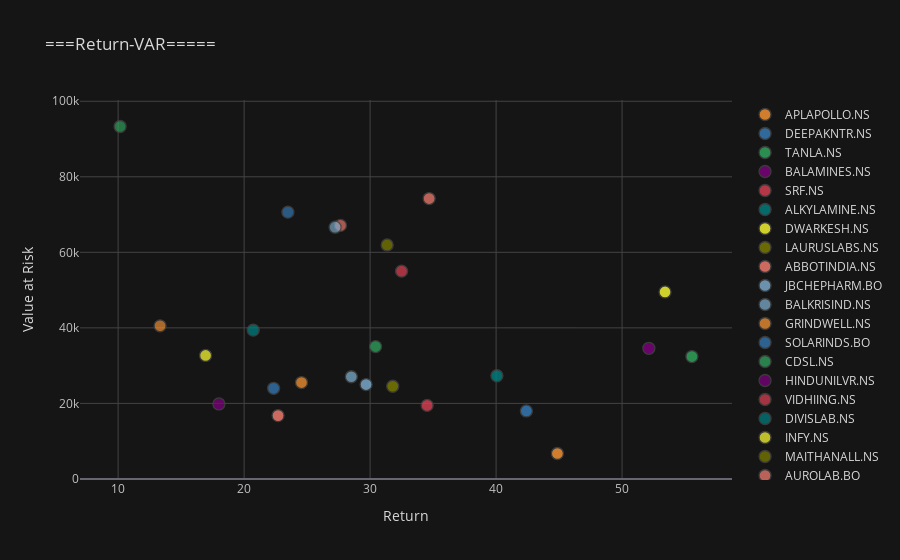

The code cell stored with this chart in its notebook:
### Code cell
df1.iplot(kind="scatter",
              x="Return%", y='Value at Risk',
              mode='markers',
              xTitle="Return", yTitle="Value at Risk",
              title="===Return-VAR=====", categories="Ticker",theme="solar")

### Figure 1 — Plotly figure (JSON) as saved in the notebook; plotly's stock layout.template omitted (floating-point values rounded to 4 significant figures)
{"data": [{"marker": {"color": "rgba(255, 153, 51, 1.0)", "line": {"width": 1.3}, "opacity": 0.8, "size": 12, "symbol": "circle"}, "mode": "markers", "name": "APLAPOLLO.NS", "textfont": {"color": "#D9D9D9"}, "type": "scatter", "x": [44.87], "y": [6736.0]}, {"marker": {"color": "rgba(55, 128, 191, 1.0)", "line": {"width": 1.3}, "opacity": 0.8, "size": 12, "symbol": "circle"}, "mode": "markers", "name": "DEEPAKNTR.NS", "textfont": {"color": "#D9D9D9"}, "type": "scatter", "x": [42.4], "y": [18000.0]}, {"marker": {"color": "rgba(50, 171, 96, 1.0)", "line": {"width": 1.3}, "opacity": 0.8, "size": 12, "symbol": "circle"}, "mode": "markers", "name": "TANLA.NS", "textfont": {"color": "#D9D9D9"}, "type": "scatter", "x": [55.54], "y": [32410.0]}, {"marker": {"color": "rgba(128, 0, 128, 1.0)", "line": {"width": 1.3}, "opacity": 0.8, "size": 12, "symbol": "circle"}, "mode": "markers", "name": "BALAMINES.NS", "textfont": {"color": "#D9D9D9"}, "type": "scatter", "x": [52.12], "y": [34590.0]}, {"marker": {"color": "rgba(219, 64, 82, 1.0)", "line": {"width": 1.3}, "opacity": 0.8, "size": 12, "symbol": "circle"}, "mode": "markers", "name": "SRF.NS", "textfont": {"color": "#D9D9D9"}, "type": "scatter", "x": [34.53], "y": [19480.0]}, {"marker": {"color": "rgba(0, 128, 128, 1.0)", "line": {"width": 1.3}, "opacity": 0.8, "size": 12, "symbol": "circle"}, "mode": "markers", "name": "ALKYLAMINE.NS", "textfont": {"color": "#D9D9D9"}, "type": "scatter", "x": [40.07], "y": [27320.0]}, {"marker": {"color": "rgba(255, 255, 51, 1.0)", "line": {"width": 1.3}, "opacity": 0.8, "size": 12, "symbol": "circle"}, "mode": "markers", "name": "DWARKESH.NS", "textfont": {"color": "#D9D9D9"}, "type": "scatter", "x": [53.41], "y": [49510.0]}, {"marker": {"color": "rgba(128, 128, 0, 1.0)", "line": {"width": 1.3}, "opacity": 0.8, "size": 12, "symbol": "circle"}, "mode": "markers", "name": "LAURUSLABS.NS", "textfont": {"color": "#D9D9D9"}, "type": "scatter", "x": [31.8], "y": [24540.0]}, {"marker": {"color": "rgba(251, 128, 114, 1.0)", "line": {"width": 1.3}, "opacity": 0.8, "size": 12, "symbol": "circle"}, "mode": "markers", "name": "ABBOTINDIA.NS", "textfont": {"color": "#D9D9D9"}, "type": "scatter", "x": [22.69], "y": [16770.0]}, {"marker": {"color": "rgba(128, 177, 211, 1.0)", "line": {"width": 1.3}, "opacity": 0.8, "size": 12, "symbol": "circle"}, "mode": "markers", "name": "JBCHEPHARM.BO", "textfont": {"color": "#D9D9D9"}, "type": "scatter", "x": [29.68], "y": [24980.0]}, {"marker": {"color": "rgba(128, 177, 211, 0.8999999999999999)", "line": {"width": 1.3}, "opacity": 0.8, "size": 12, "symbol": "circle"}, "mode": "markers", "name": "BALKRISIND.NS", "textfont": {"color": "#D9D9D9"}, "type": "scatter", "x": [28.51], "y": [27050.0]}, {"marker": {"color": "rgba(255, 153, 51, 0.8999999999999999)", "line": {"width": 1.3}, "opacity": 0.8, "size": 12, "symbol": "circle"}, "mode": "markers", "name": "GRINDWELL.NS", "textfont": {"color": "#D9D9D9"}, "type": "scatter", "x": [24.56], "y": [25520.0]}, {"marker": {"color": "rgba(55, 128, 191, 0.8999999999999999)", "line": {"width": 1.3}, "opacity": 0.8, "size": 12, "symbol": "circle"}, "mode": "markers", "name": "SOLARINDS.BO", "textfont": {"color": "#D9D9D9"}, "type": "scatter", "x": [22.34], "y": [24000.0]}, {"marker": {"color": "rgba(50, 171, 96, 0.8999999999999999)", "line": {"width": 1.3}, "opacity": 0.8, "size": 12, "symbol": "circle"}, "mode": "markers", "name": "CDSL.NS", "textfont": {"color": "#D9D9D9"}, "type": "scatter", "x": [30.44], "y": [35040.0]}, {"marker": {"color": "rgba(128, 0, 128, 0.8999999999999999)", "line": {"width": 1.3}, "opacity": 0.8, "size": 12, "symbol": "circle"}, "mode": "markers", "name": "HINDUNILVR.NS", "textfont": {"color": "#D9D9D9"}, "type": "scatter", "x": [18.0], "y": [19850.0]}, {"marker": {"color": "rgba(219, 64, 82, 0.8999999999999999)", "line": {"width": 1.3}, "opacity": 0.8, "size": 12, "symbol": "circle"}, "mode": "markers", "name": "VIDHIING.NS", "textfont": {"color": "#D9D9D9"}, "type": "scatter", "x": [32.5], "y": [55020.0]}, {"marker": {"color": "rgba(0, 128, 128, 0.8999999999999999)", "line": {"width": 1.3}, "opacity": 0.8, "size": 12, "symbol": "circle"}, "mode": "markers", "name": "DIVISLAB.NS", "textfont": {"color": "#D9D9D9"}, "type": "scatter", "x": [20.72], "y": [39400.0]}, {"marker": {"color": "rgba(255, 255, 51, 0.8999999999999999)", "line": {"width": 1.3}, "opacity": 0.8, "size": 12, "symbol": "circle"}, "mode": "markers", "name": "INFY.NS", "textfont": {"color": "#D9D9D9"}, "type": "scatter", "x": [16.94], "y": [32700.0]}, {"marker": {"color": "rgba(128, 128, 0, 0.8999999999999999)", "line": {"width": 1.3}, "opacity": 0.8, "size": 12, "symbol": "circle"}, "mode": "markers", "name": "MAITHANALL.NS", "textfont": {"color": "#D9D9D9"}, "type": "scatter", "x": [31.35], "y": [61950.0]}, {"marker": {"color": "rgba(251, 128, 114, 0.8999999999999999)", "line": {"width": 1.3}, "opacity": 0.8, "size": 12, "symbol": "circle"}, "mode": "markers", "name": "AUROLAB.BO", "textfont": {"color": "#D9D9D9"}, "type": "scatter", "x": [34.69], "y": [74240.0]}, {"marker": {"color": "rgba(251, 128, 114, 0.7999999999999998)", "line": {"width": 1.3}, "opacity": 0.8, "size": 12, "symbol": "circle"}, "mode": "markers", "name": "NELCO.NS", "textfont": {"color": "#D9D9D9"}, "type": "scatter", "x": [27.65], "y": [67130.0]}, {"marker": {"color": "rgba(128, 177, 211, 0.7999999999999998)", "line": {"width": 1.3}, "opacity": 0.8, "size": 12, "symbol": "circle"}, "mode": "markers", "name": "MANALIPETC.NS", "textfont": {"color": "#D9D9D9"}, "type": "scatter", "x": [27.22], "y": [66650.0]}, {"marker": {"color": "rgba(255, 153, 51, 0.7999999999999998)", "line": {"width": 1.3}, "opacity": 0.8, "size": 12, "symbol": "circle"}, "mode": "markers", "name": "HCLTECH.NS", "textfont": {"color": "#D9D9D9"}, "type": "scatter", "x": [13.33], "y": [40530.0]}, {"marker": {"color": "rgba(55, 128, 191, 0.7999999999999998)", "line": {"width": 1.3}, "opacity": 0.8, "size": 12, "symbol": "circle"}, "mode": "markers", "name": "ACE.NS", "textfont": {"color": "#D9D9D9"}, "type": "scatter", "x": [23.48], "y": [70640.0]}, {"marker": {"color": "rgba(50, 171, 96, 0.7999999999999998)", "line": {"width": 1.3}, "opacity": 0.8, "size": 12, "symbol": "circle"}, "mode": "markers", "name": "GPIL.NS", "textfont": {"color": "#D9D9D9"}, "type": "scatter", "x": [10.16], "y": [93310.0]}], "layout": {"legend": {"bgcolor": "#151516", "font": {"color": "#D9D9D9"}}, "paper_bgcolor": "#151516", "plot_bgcolor": "#151516", "title": {"font": {"color": "#D9D9D9"}, "text": "===Return-VAR====="}, "xaxis": {"gridcolor": "#434343", "showgrid": true, "tickfont": {"color": "#C2C2C2"}, "title": {"font": {"color": "#D9D9D9"}, "text": "Return"}, "zerolinecolor": "#666570"}, "yaxis": {"gridcolor": "#434343", "showgrid": true, "tickfont": {"color": "#C2C2C2"}, "title": {"font": {"color": "#D9D9D9"}, "text": "Value at Risk"}, "zerolinecolor": "#666570"}}}
